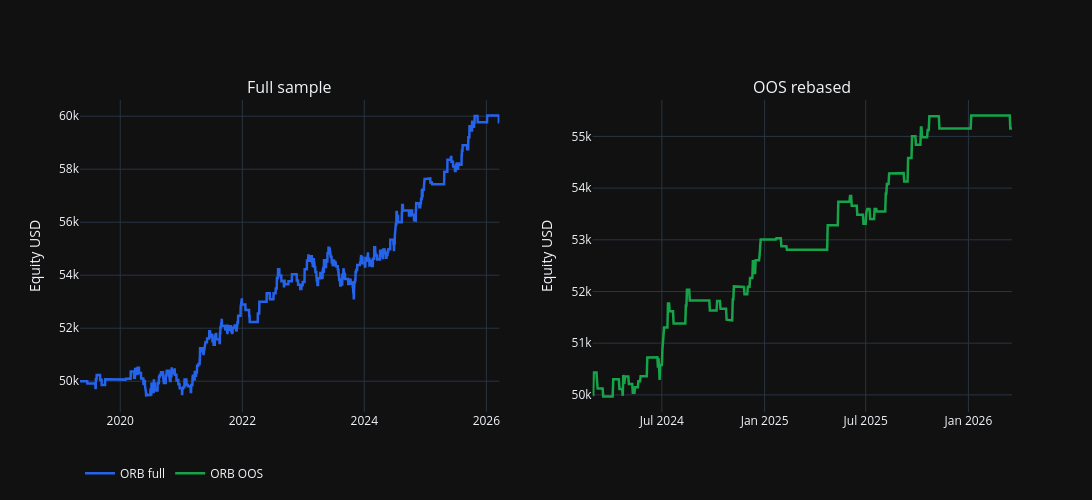

The code cell stored with this chart in its notebook:
### Code cell
raw_1m = load_symbol_data(SYMBOL, input_paths={SYMBOL: dataset_path})
raw_1m["timestamp"] = pd.to_datetime(raw_1m["timestamp"], errors="coerce")

display(Markdown("## 1. Data et sanity checks"))
data_sanity = pd.DataFrame(
    [
        {"item": "rows_1m", "value": f"{len(raw_1m):,}"},
        {"item": "first_timestamp", "value": str(raw_1m["timestamp"].min())},
        {"item": "last_timestamp", "value": str(raw_1m["timestamp"].max())},
        {"item": "duplicate_timestamps", "value": int(raw_1m["timestamp"].duplicated().sum())},
        {"item": "tick_size", "value": instrument_spec["tick_size"]},
        {"item": "tick_value_usd", "value": instrument_spec["tick_value_usd"]},
        {"item": "point_value_usd", "value": instrument_spec["point_value_usd"]},
        {"item": "commission_per_side_usd", "value": instrument_spec["commission_per_side_usd"]},
        {"item": "slippage_ticks", "value": instrument_spec["slippage_ticks"]},
    ]
)
display(data_sanity)

orb_context_cache = {}

def make_orb_entry(**overrides):
    payload = {
        "or_minutes": ORB_OR_MINUTES,
        "opening_time": ORB_OPENING_TIME,
        "direction": ORB_DIRECTION,
        "one_trade_per_day": ORB_ONE_TRADE_PER_DAY,
        "entry_buffer_ticks": ORB_ENTRY_BUFFER_TICKS,
        "stop_buffer_ticks": ORB_STOP_BUFFER_TICKS,
        "target_multiple": ORB_TARGET_MULTIPLE,
        "vwap_confirmation": ORB_VWAP_CONFIRMATION,
        "vwap_column": ORB_VWAP_COLUMN,
        "time_exit": ORB_TIME_EXIT,
        "account_size_usd": INITIAL_CAPITAL_USD,
        "risk_per_trade_pct": ORB_RISK_PER_TRADE_PCT,
        "tick_size": float(instrument_spec["tick_size"]),
        "entry_on_next_open": True,
    }
    payload.update(overrides)
    return BaselineEntryConfig(**payload)

def make_orb_ensemble(**overrides):
    payload = {
        "atr_window": ORB_ATR_WINDOW,
        "q_lows_pct": tuple(ORB_Q_LOW_PCTS),
        "q_highs_pct": tuple(ORB_Q_HIGH_PCTS),
        "vote_threshold": ORB_ENSEMBLE_VOTE_THRESHOLD,
    }
    payload.update(overrides)
    return BaselineEnsembleConfig(**payload)

def make_orb_compression(**overrides):
    payload = {
        "mode": ORB_COMPRESSION_MODE,
        "usage": ORB_COMPRESSION_USAGE,
        "soft_bonus_votes": ORB_COMPRESSION_SOFT_BONUS_VOTES,
    }
    payload.update(overrides)
    return CompressionConfig(**payload)

def make_orb_dynamic(**overrides):
    payload = {
        "mode": ORB_DYNAMIC_MODE,
        "noise_lookback": ORB_NOISE_LOOKBACK,
        "noise_vm": ORB_NOISE_VM,
        "threshold_style": ORB_DYNAMIC_THRESHOLD_STYLE,
        "noise_k": ORB_NOISE_K,
        "atr_k": ORB_DYNAMIC_ATR_K,
        "confirm_bars": ORB_DYNAMIC_CONFIRM_BARS,
        "schedule": ORB_DYNAMIC_SCHEDULE,
    }
    payload.update(overrides)
    return DynamicThresholdConfig(**payload)

def make_orb_exit(**overrides):
    payload = {"mode": ORB_EXIT_MODE}
    payload.update(overrides)
    return ExitConfig(**payload)

def make_orb_experiment(entry=None, ensemble=None, compression=None, dynamic=None, exit_cfg=None, name=None):
    return ExperimentConfig(
        name=name or ORB_RESEARCH_CONFIG_NAME,
        stage="full_reopt",
        family="full_reopt",
        baseline_entry=entry or make_orb_entry(),
        baseline_ensemble=ensemble or make_orb_ensemble(),
        compression=compression or make_orb_compression(),
        exit=exit_cfg or make_orb_exit(),
        dynamic_threshold=dynamic or make_orb_dynamic(),
    )

def orb_context_key(entry_cfg, atr_windows):
    return (
        int(entry_cfg.or_minutes),
        str(entry_cfg.opening_time),
        str(entry_cfg.direction),
        int(entry_cfg.entry_buffer_ticks),
        bool(entry_cfg.vwap_confirmation),
        str(entry_cfg.vwap_column),
        tuple(sorted(int(x) for x in atr_windows)),
    )

def get_orb_context(entry_cfg, atr_windows):
    key = orb_context_key(entry_cfg, atr_windows)
    if key not in orb_context_cache:
        minute_df = prepare_minute_dataset(dataset_path=dataset_path, baseline_entry=entry_cfg, atr_windows=atr_windows)
        daily_reference = build_daily_reference(minute_df)
        minute_df = attach_daily_reference(minute_df, daily_reference)
        candidate_base = build_candidate_universe(minute_df, baseline_entry=entry_cfg)
        all_sessions = sorted(pd.to_datetime(minute_df["session_date"]).dt.date.unique())
        is_sessions, oos_sessions = _split_sessions(all_sessions, IS_FRACTION)
        orb_context_cache[key] = CampaignContext(
            all_sessions=all_sessions,
            is_sessions=is_sessions,
            oos_sessions=oos_sessions,
            minute_df=minute_df,
            candidate_base_df=candidate_base,
            daily_patterns=daily_reference,
        )
    return orb_context_cache[key]

def evaluate_orb_experiment_local(experiment, keep_details=False, bootstrap_paths=0, random_seed=42, max_leverage=None):
    required_windows = sorted({int(experiment.baseline_ensemble.atr_window), *[int(x) for x in ORB_ATR_WINDOW_GRID]})
    context = get_orb_context(experiment.baseline_entry, required_windows)
    return _evaluate_experiment(
        experiment=experiment,
        context=context,
        bootstrap_paths=bootstrap_paths,
        random_seed=random_seed,
        keep_details=keep_details,
        max_leverage=max_leverage,
    ), context

retained_experiment = make_orb_experiment()
(retained_row, retained_detail), retained_context = evaluate_orb_experiment_local(
    retained_experiment,
    keep_details=True,
    bootstrap_paths=ORB_BASELINE_BOOTSTRAP_PATHS,
    random_seed=42,
    max_leverage=ORB_MAX_LEVERAGE,
)

if retained_detail is None:
    raise RuntimeError(f"Retained ORB evaluation failed: {retained_row}")

orb_trades = retained_detail["trades"].copy()
orb_signal_df = retained_detail["signal_df"].copy()
orb_selected_final = retained_detail["selected_final"].copy()
orb_all_sessions = normalize_sessions(retained_context.all_sessions)
orb_is_sessions = normalize_sessions(retained_context.is_sessions)
orb_oos_sessions = normalize_sessions(retained_context.oos_sessions)
orb_daily_full = daily_results_from_trades(orb_trades, orb_all_sessions, INITIAL_CAPITAL_USD)
orb_summary = summarize_strategy_scopes("ORB retained", orb_daily_full, orb_trades, orb_is_sessions, orb_oos_sessions, INITIAL_CAPITAL_USD)

display(Markdown("## 2. Reconstruction de la strategie retenue"))
display(Markdown(
    "Config retenue: `full_reopt__seed__pair__comp_dynamic__weak_close__noise_area_gate` "
    "avec OR15 long-only, vote ATR, bonus `weak_close` et `noise_area_gate`."
))
display(pd.DataFrame(
    [
        {"item": "candidate_rows_raw", "value": int(retained_row.get("candidate_rows_raw", 0))},
        {"item": "candidate_rows_after_overlays", "value": int(retained_row.get("candidate_rows_after_overlays", 0))},
        {"item": "selected_days_after_ensemble", "value": int(retained_row.get("selected_days", 0))},
        {"item": "full_trades", "value": int(len(orb_trades))},
        {"item": "oos_trades", "value": int(len(subset_trades(orb_trades, orb_oos_sessions)))},
    ]
))

config_rows = []
for block, payload in [
    ("entry", asdict(retained_experiment.baseline_entry)),
    ("ensemble", asdict(retained_experiment.baseline_ensemble)),
    ("compression", asdict(retained_experiment.compression)),
    ("dynamic_threshold", asdict(retained_experiment.dynamic_threshold)),
    ("exit", asdict(retained_experiment.exit)),
]:
    for parameter, value in payload.items():
        config_rows.append({"block": block, "parameter": parameter, "value": value})
display(pd.DataFrame(config_rows))
display(orb_summary.round(3))

orb_is_curve = orb_daily_full.loc[orb_daily_full["session_date"].isin(set(orb_is_sessions))].copy()
orb_oos_curve = daily_results_from_trades(subset_trades(orb_trades, orb_oos_sessions), orb_oos_sessions, INITIAL_CAPITAL_USD)

fig = make_subplots(rows=1, cols=2, subplot_titles=("Full sample", "OOS rebased"))
fig.add_trace(go.Scatter(x=orb_daily_full["session_date"], y=orb_daily_full["equity"], mode="lines", name="ORB full", line=dict(color="#2563eb", width=2.5)), row=1, col=1)
fig.add_trace(go.Scatter(x=orb_oos_curve["session_date"], y=orb_oos_curve["equity"], mode="lines", name="ORB OOS", line=dict(color="#16a34a", width=2.5)), row=1, col=2)
fig.update_layout(template=PLOT_TEMPLATE, width=1350, height=500, legend=dict(orientation="h", y=-0.15))
fig.update_yaxes(title_text="Equity USD", row=1, col=1)
fig.update_yaxes(title_text="Equity USD", row=1, col=2)
fig.show()

display(Markdown("### Extrait des trades"))
display(orb_trades.head(20))

### Figure 1 — Plotly figure (JSON) as saved in the notebook; plotly's stock layout.template omitted (floating-point values rounded to 4 significant figures; data arrays with more than 128 entries replaced by an {"elided": "..."} marker saying what was removed)
{"data": [{"line": {"color": "#2563eb", "width": 2.5}, "mode": "lines", "name": "ORB full", "type": "scatter", "x": {"elided": "2143 str values"}, "xaxis": "x", "y": {"elided": "2143 float values"}, "yaxis": "y"}, {"line": {"color": "#16a34a", "width": 2.5}, "mode": "lines", "name": "ORB OOS", "type": "scatter", "x": {"elided": "643 str values"}, "xaxis": "x2", "y": {"elided": "643 float values"}, "yaxis": "y2"}], "layout": {"annotations": [{"font": {"size": 16}, "showarrow": false, "text": "Full sample", "x": 0.225, "xanchor": "center", "xref": "paper", "y": 1.0, "yanchor": "bottom", "yref": "paper"}, {"font": {"size": 16}, "showarrow": false, "text": "OOS rebased", "x": 0.775, "xanchor": "center", "xref": "paper", "y": 1.0, "yanchor": "bottom", "yref": "paper"}], "height": 500, "legend": {"orientation": "h", "y": -0.15}, "width": 1350, "xaxis": {"anchor": "y", "domain": [0.0, 0.45]}, "xaxis2": {"anchor": "y2", "domain": [0.55, 1.0]}, "yaxis": {"anchor": "x", "domain": [0.0, 1.0], "title": {"text": "Equity USD"}}, "yaxis2": {"anchor": "x2", "domain": [0.0, 1.0], "title": {"text": "Equity USD"}}}}
